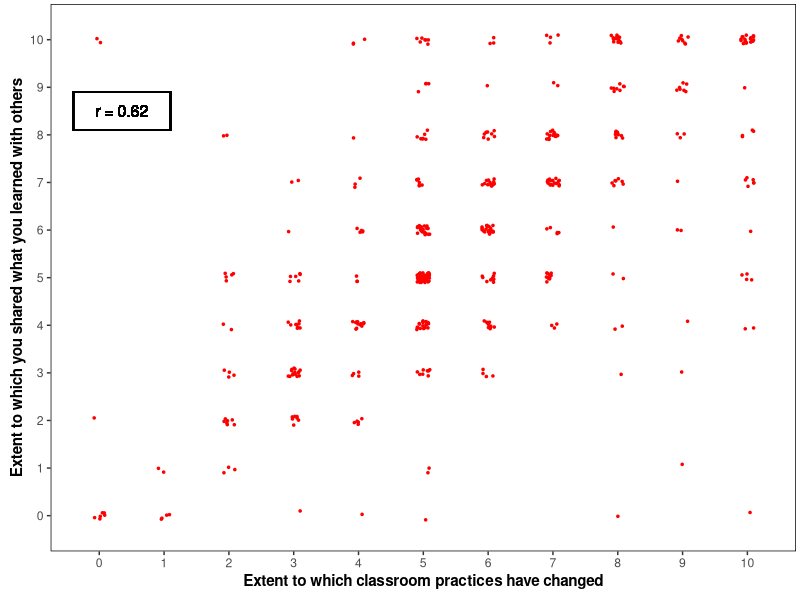

R code for this plot: (Note: this script raises an error after producing the figure.)

library(ggplot2)
library(gtable)

adra = read.csv("adra.csv")

# Calculate correlation between the two variables
cor <- cor(adra$q19, adra$q20)

# Main scatterplot (with correlation insert)
p1 <- ggplot(adra, aes(factor(q19), factor(q20))) + 
 geom_jitter(pch = 20, size = 1, colour = "red",
      position = position_jitter(width = 0.1, height = 0.1)) +
   scale_x_discrete("Extent to which classroom practices have changed", 
      breaks = 0:10, expand = c(0,0.75)) +
   scale_y_discrete("Extent to which you shared what you learned with others", 
      breaks = 0:10, expand = c(0,0.75)) +
   geom_text(x = (0.6 + 2.1)/2, y = (9.1 + 9.9)/2,
      label = paste("r = ", round(cor, 2), sep = ""), size = 4) +
   geom_rect(xmin = .6, xmax = 2.1, ymin = 9.1, ymax = 9.9, colour = "black", fill = NA) +
   theme_bw() +
   theme(panel.grid.minor = element_blank(),
    panel.grid.major = element_blank(),
    panel.border = element_rect(colour = "black"),
    axis.title.x = element_text(face = "bold"),
    axis.title.y = element_text(face = "bold", angle = 90),
    plot.margin= unit(c(.2, .2, .5, .5), "lines"))

# Horizontal marginal hhistogram - to appear at the top of the chart
p2 <- ggplot(adra, aes(x = factor(q19))) + 
    geom_histogram(stat = "bin", fill = "skyblue") + 
    scale_x_discrete(breaks = 0:10, expand = c(0, 0.75)) +
    theme_bw() + 
    theme(panel.grid.minor = element_blank(),
     panel.grid.major = element_blank(),
     axis.text = element_blank(),
     axis.title = element_blank(),
     axis.ticks =  element_blank(),
     panel.border = element_rect(colour = NA),
     plot.margin= unit(c(1, .2, -1, 0.5), "lines"))

# Vertical marginal histogram - to appear at the right of the chart
p3 <- ggplot(adra, aes(x = factor(q20))) + 
     geom_histogram(stat = "bin", fill = "skyblue") + 
     scale_x_discrete(breaks = 0:10, expand = c(0, 0.75)) +
     coord_flip() +
     theme_bw() + 
     theme(panel.grid.minor = element_blank(),
      panel.grid.major = element_blank(),
      axis.text = element_blank(),
      axis.title = element_blank(),
      axis.ticks =  element_blank(),
      panel.border = element_rect(colour = NA),
      plot.margin= unit(c(.2, 1, 0.5, -1), "lines"))

# Get the gtables
gt1 <- ggplot_gtable(ggplot_build(p1))
gt2 <- ggplot_gtable(ggplot_build(p2))
gt3 <- ggplot_gtable(ggplot_build(p3))

# Get maximum widths and heights for x-axis and y-axis title and text
maxWidth = unit.pmax(gt1$widths[2:3], gt2$widths[2:3])
maxHeight = unit.pmax(gt1$heights[4:5], gt3$heights[4:5])

# Set the maximums in the gtables for gt1, gt2 and gt3
gt1$widths[2:3] <- as.list(maxWidth)
gt2$widths[2:3] <- as.list(maxWidth)

gt1$heights[4:5] <- as.list(maxHeight)
gt3$heights[4:5] <- as.list(maxHeight)

# Combine the scatterplot with the two marginal boxplots
# Create a new gtable
gt <- gtable(widths = unit(c(7, 1), "null"), height = unit(c(1, 7), "null"))

# Instert gt1, gt2 and gt3 into the new gtable
gt <- gtable_add_grob(gt, gt1, 2, 1)
gt <- gtable_add_grob(gt, gt2, 1, 1)
gt <- gtable_add_grob(gt, gt3, 2, 2)

# And render the plot
grid.newpage()
grid.draw(gt)

grid.rect(x = 0.5, y = 0.5, height = .995, width = .995, default.units = "npc",
      gp = gpar(col="black", fill = NA, lwd = 1)) 

